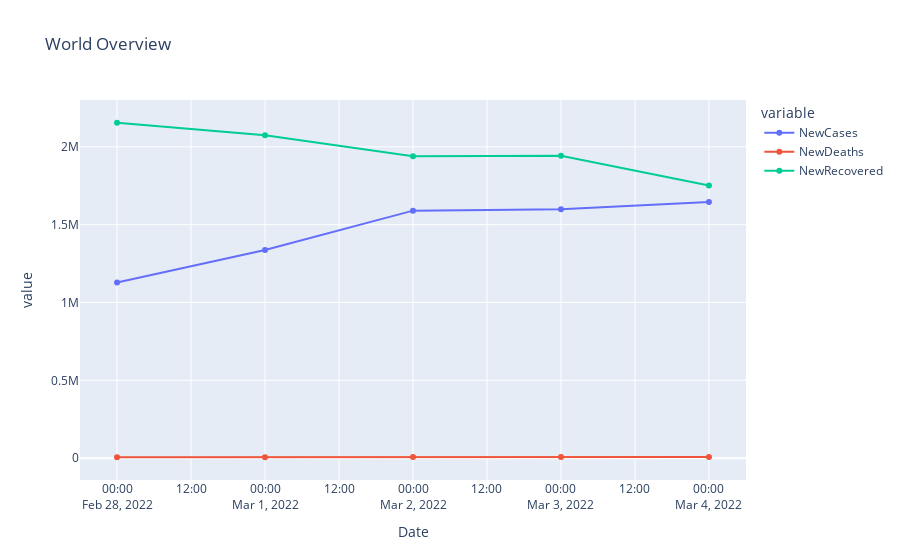

The notebook cell this image was saved under:
### Code cell
fig = px.line(linechart_plots, x="Date", y=['NewCases', 'NewDeaths','NewRecovered'], markers = True, title="World Overview") 
fig
fig.show()

### Figure 1 — Plotly figure (JSON) as saved in the notebook; plotly's stock layout.template omitted (floating-point values rounded to 4 significant figures)
{"data": [{"hovertemplate": "variable=NewCases<br>Date=%{x}<br>value=%{y}<extra></extra>", "legendgroup": "NewCases", "line": {"color": "#636efa", "dash": "solid"}, "marker": {"symbol": "circle"}, "mode": "markers+lines", "name": "NewCases", "orientation": "v", "showlegend": true, "type": "scatter", "x": ["2022-02-28T00:00:00", "2022-03-01T00:00:00", "2022-03-02T00:00:00", "2022-03-03T00:00:00", "2022-03-04T00:00:00"], "xaxis": "x", "y": [1128262, 1337398, 1590173, 1599844, 1646436], "yaxis": "y"}, {"hovertemplate": "variable=NewDeaths<br>Date=%{x}<br>value=%{y}<extra></extra>", "legendgroup": "NewDeaths", "line": {"color": "#EF553B", "dash": "solid"}, "marker": {"symbol": "circle"}, "mode": "markers+lines", "name": "NewDeaths", "orientation": "v", "showlegend": true, "type": "scatter", "x": ["2022-02-28T00:00:00", "2022-03-01T00:00:00", "2022-03-02T00:00:00", "2022-03-03T00:00:00", "2022-03-04T00:00:00"], "xaxis": "x", "y": [6045, 6813, 7756, 7872, 8022], "yaxis": "y"}, {"hovertemplate": "variable=NewRecovered<br>Date=%{x}<br>value=%{y}<extra></extra>", "legendgroup": "NewRecovered", "line": {"color": "#00cc96", "dash": "solid"}, "marker": {"symbol": "circle"}, "mode": "markers+lines", "name": "NewRecovered", "orientation": "v", "showlegend": true, "type": "scatter", "x": ["2022-02-28T00:00:00", "2022-03-01T00:00:00", "2022-03-02T00:00:00", "2022-03-03T00:00:00", "2022-03-04T00:00:00"], "xaxis": "x", "y": [2154754, 2074376, 1939726, 1942866, 1751635], "yaxis": "y"}], "layout": {"legend": {"title": {"text": "variable"}, "tracegroupgap": 0}, "title": {"text": "World Overview"}, "xaxis": {"anchor": "y", "domain": [0, 1], "title": {"text": "Date"}}, "yaxis": {"anchor": "x", "domain": [0, 1], "title": {"text": "value"}}}}
